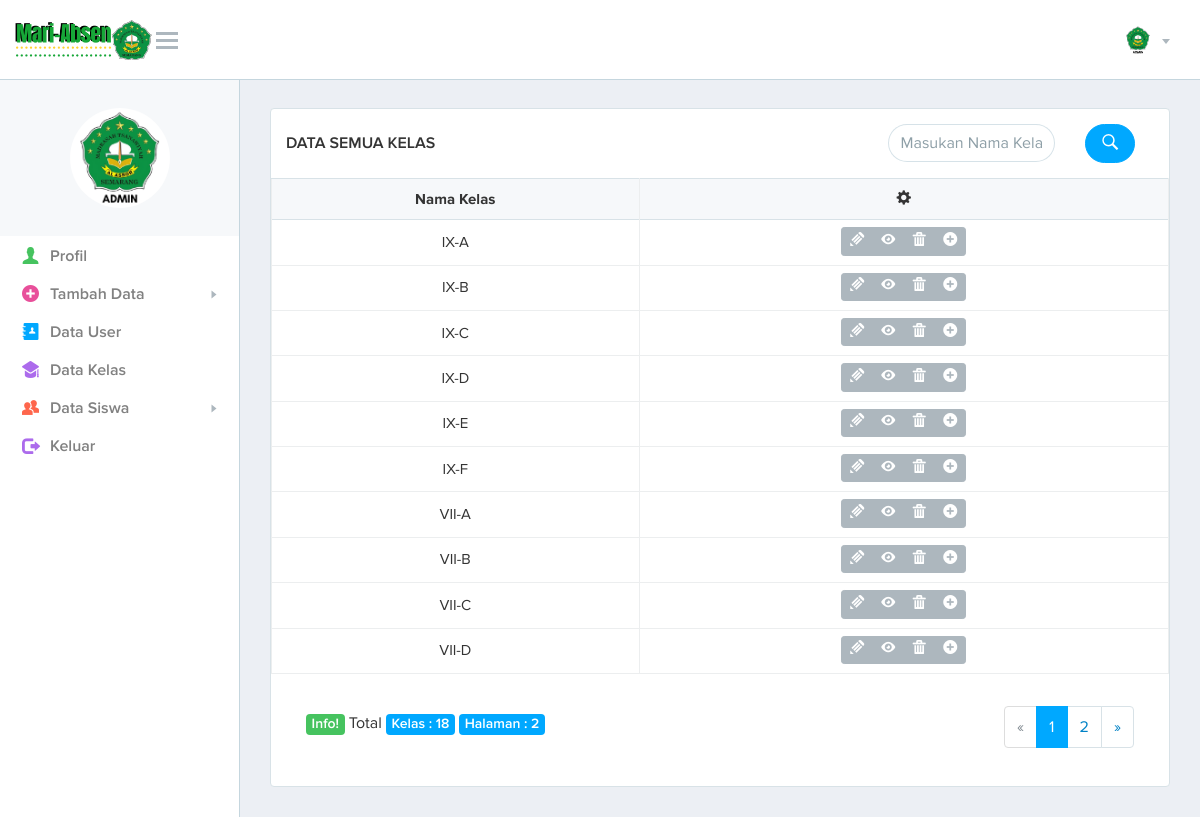
Screenshot of /page.php?data-kelas (signed in) with the database file from the repository.
### tables this page shows
CREATE TABLE IF NOT EXISTS `kelas` (
`id_kelas` int(10) NOT NULL,
  `nm_kelas` char(50) NOT NULL
);

### system/admin/data-kelas.php (the view, shortened to what this page needs)
<?php
include('system/inc/header.php');
include('system/inc/css.php');
include('system/inc/nav-admin.php');
?>
	<div class="page-content">
		<div class="container-fluid">
			<div class="row">
				<div class="col-lg-12 col-md-12">
				</div>
			</div>
			<section class="box-typical">
				<header class="box-typical-header">
					<div class="tbl-row">
						<div class="tbl-cell tbl-cell-title">
							<h3>DATA SEMUA KELAS</h3>
						</div>
						<form  id="form-insert" name="form-insert" method="get" action="search/kelas.php">
							<div class="tbl-cell tbl-cell-icon-right col-lg-6"> </div>
							<div class="tbl-cell tbl-cell-action col-lg-4" align="right">
								<div class="form-control-wrapper">
									<input type="text" class="form-control form-control-rounded" name="q" id="form-q" placeholder="Masukan Nama Kelas"
									data-validation="[L>=1]"
									data-validation-message="Tidak boleh kosong!"/>
								</div>
							</div>
							<div class="tbl-cell tbl-cell-icon-right col-lg-1" align="center">
								<button type="submit" class="btn btn-rounded btn-primary font-icon font-icon-search"> </button>
							</div>
						</form>
					</div>
				</header>
				<div class="box-typical-body">
					<div class="table-responsive">
						<table id="table-sm" class="table table-bordered table-hover table-sm">
							<thead>
								<tr>
								<th><center>Nama Kelas</center></th>
								<th><center><i class="font-icon glyphicon glyphicon-cog"></i> </center></th>
								</tr>
							</thead>
							<tbody>
								<?php
								$batas = 10;
								$pg = isset($_GET['pg']) ? $_GET['pg']:"";
								if (empty($pg)) {
								$posisi = 0;
								$pg = 1;
								} else {
								$posisi = ($pg-1)*$batas; }
								$sql = mysql_query("SELECT * FROM kelas ORDER BY nm_kelas ASC limit $posisi, $batas ");
								while ($data = mysql_fetch_assoc($sql))
								{
								?>
								<tr>
								<td><center><?php echo $data['nm_kelas']; ?></center></td>
								<td align="center">
								<div class="btn-group btn-group-sm" role="group" aria-label="Basic example">
									<a href="page.php?edit-kelas&id=<?php echo $data['id_kelas'];?>" class="btn btn-default font-icon font-icon-pencil" data-toggle="tooltip" data-placement="top" title="Edit?"></a>
									<a href="page.php?detail-kelas&id=<?php echo $data['id_kelas'];?>" class="btn btn-default font-icon font-icon-eye" data-toggle="tooltip" data-placement="top" title="Detail?"></a>
									<a href="page.php?delete-kelas&id=<?php echo $data['id_kelas'];?>" onClick="return confirm('Yakin akan menghapus data ini?');" class="btn btn-default font-icon font-icon-trash" data-toggle="tooltip" data-placement="top" title="Hapus?"></a>
									<a href="page.php?tambah-kelas" class="btn btn-default font-icon font-icon-plus" data-toggle="tooltip" data-placement="top" title="Tambah?"></a>
								</div>
								</td>
								</tr>
								<?php
								}
								?>
							</tbody>
						</table>
					</div>
				</div>
			<div class="card-block">
					<div class="col-md-6">
						<?php
						$jml_data = mysql_num_rows(mysql_query("SELECT * FROM kelas"));
						$JmlHalaman = ceil($jml_data/$batas);
						?>
						<br>
  						<span class="label label-success">Info! </span> Total
						<span class="label label-primary">Kelas : <?php echo $jml_data; ?> </span>
  						<span class="label label-primary">Halaman : <?php echo $JmlHalaman; ?> </span>
					</div>
					<div class="col-md-6" align="right">
						<nav>
							<ul class="pagination">
								<?php
								$JmlHalaman = ceil($jml_data/$batas);
								if ($pg > 1 ) {
								$link = $pg-1;
								$prev = "<li class='page-item'>
								<a class='page-link' href='page.php?data-kelas&pg=$link' aria-label='Previous'>
								<span aria-hidden='true'>&laquo;</span>
								<span class='sr-only'>Previous</span>
								</a></li>";
								} else {
								$prev = "<li class='page-item disabled'>
								<a class='page-link' href='page.php?data-kelas&pg=$link' aria-label='Previous'>
								<span aria-hidden='true'>&laquo;</span>
								<span class='sr-only'>Previous</span>
								</a></li> ";
								}
								$nmr = '';
								for ($i = 1; $i<= $JmlHalaman; $i++){
								if ($i == $pg){
								$nmr.= "<li class='page-item active'>
								<a class='page-link'>$i<span class='sr-only'>(current)</span></a></li>";
								} else {
								$nmr.= "<li class='page-item'><a class='page-link' href='page.php?data-kelas&pg=$i'>$i</a></li>";
								}
								}
								if ($pg < $JmlHalaman){
								$link = $pg+1;
								$next = "<li class='page-item'>
								<a class='page-link' href='page.php?data-kelas&pg=$link'aria-label='Next'>
								<span aria-hidden='true'>&raquo;</span>
								<span class='sr-only'>Next</span>
								</a></li>";
								} else {
								$next = " <li class='page-item disabled'>
								<a class='page-link' href='page.php?data-kelas&pg=$link'aria-label='Next'>
								<span aria-hidden='true'>&raquo;</span>
								<span class='sr-only'>Next</span>
								</a></li>";
								}
								echo $prev . $nmr . $next;
								?>
							</ul>
						</nav>
					</div>
				</div>
			</section>
		</div>
	</div>
<?php
include('system/inc/footer.php');
?>

### rows the page displays
kelas: nm_kelas "IX-A"
kelas: nm_kelas "IX-B"
kelas: nm_kelas "IX-C"
kelas: nm_kelas "IX-D"
kelas: nm_kelas "IX-E"
kelas: nm_kelas "IX-F"
kelas: nm_kelas "VII-A"
kelas: nm_kelas "VII-B"
kelas: nm_kelas "VII-C"
kelas: nm_kelas "VII-D"

### other values shown
$jml_data "18"
$JmlHalaman "2"
